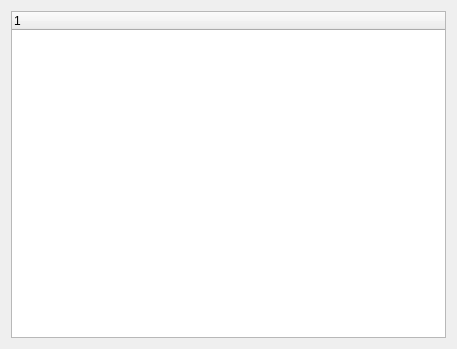
<?xml version="1.0" encoding="UTF-8"?>
<ui version="4.0">
 <class>MainWindow</class>
 <widget class="QWidget" name="MainWindow">
  <property name="geometry">
   <rect>
    <x>0</x>
    <y>0</y>
    <width>457</width>
    <height>349</height>
   </rect>
  </property>
  <property name="windowTitle">
   <string>Form</string>
  </property>
  <layout class="QVBoxLayout" name="verticalLayout">
   <item>
    <widget class="QTreeWidget" name="treeWidget">
     <column>
      <property name="text">
       <string notr="true">1</string>
      </property>
     </column>
    </widget>
   </item>
  </layout>
 </widget>
 <resources/>
 <connections/>
</ui>
